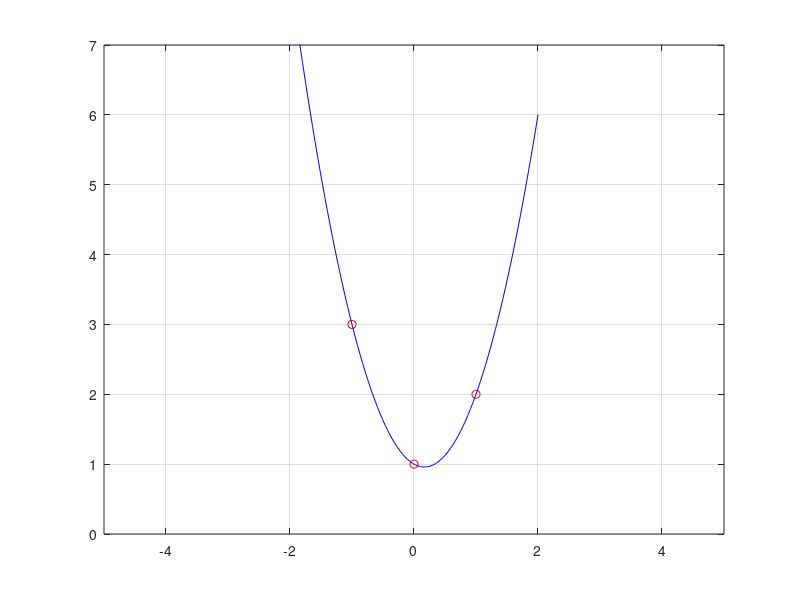

Reproduce this figure in MATLAB.
%% Assignment 5
%% Md.Saif Niaz
%% 100555440

%Question 2(a)--------------------------------------------------
y1 = [3 ; 1; 2];
v = [1 -1 1;
     1 0 0;
     1 1 1];
  
a = v\y1

%Question 2 (b)-------------------------------------------------

x = [ -1.0, 0.0, 1.0 ];
y = [ 3.0, 1.0, 2.0 ];
Pi2 = polyfit( x, y, 2 ) 
xx = linspace( -2, 2 ); 
yy = polyval( Pi2, xx); 
plot( x, y, 'ro', xx, yy, 'b-' ) 
grid on
axis([-5 5 0 7])

 
 